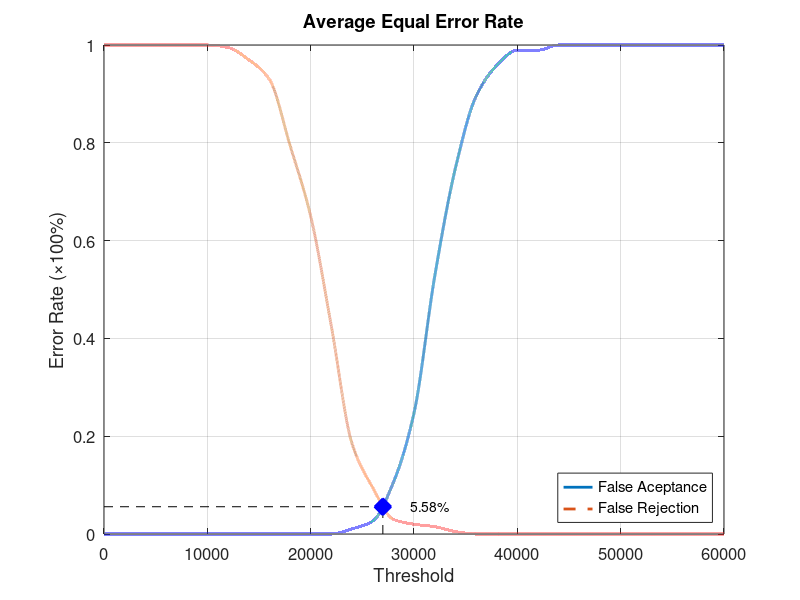
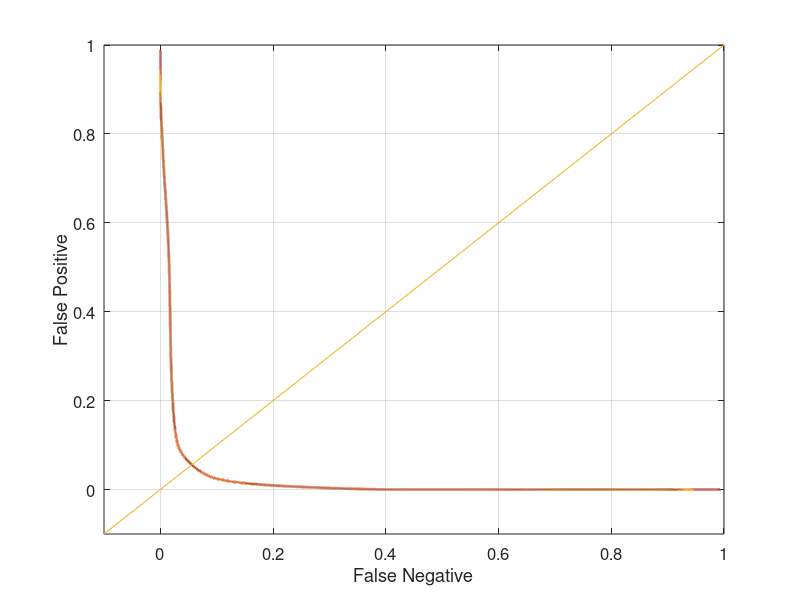

Source code (MATLAB) for these figures, in order:
function yEER = Database3_3
close all;
clear;
clc;
x = 0:2000:60000;
xq = 0:0.5:60000;

y0 = [0 0 0 0 0 0 0 0 0 0 0 0 0.0105263 0.0263158 0.105263 0.247368 0.526316 0.747368 0.894737 0.957895 0.989474 0.989474 1 1 1 1 1 1 1 1 1];
yy0 = interp1(x, y0, xq, 'pchip');
y1 = [1 1 1 1 1 1 0.995 0.97 0.93 0.795 0.65 0.425 0.185 0.095 0.03 0.02 0.015 0.005 0 0 0 0 0 0 0 0 0 0 0 0 0];
yy1 = interp1(x, y1, xq, 'pchip');

% Calculating EER: 
y2 = abs(y0 - y1);
find(y2 == min(y2))
yy2 = abs(yy0 - yy1);
xEER = find(yy2 == min(yy2));
xEERIndex = xq(xEER) % X-axis EER
yEER = yy0(xEER) % Y-axis EER

main = figure
plot(xq, yy0,'-','LineWidth', 2);	hold on
plot(xq, yy1,'--','LineWidth', 2);	hold on
plot([xEERIndex xEERIndex], [0 yEER], 'k--');	hold on
plot([0 xEERIndex], [yEER yEER], 'k--');	hold on
plot(xEERIndex, yEER, 'bx', 'LineWidth', 10);	hold on
text(xEERIndex + 10 * xEERIndex / 100, yEER, [num2str(round((10000 * yEER)) / 100) '%'])
legend('False Aceptance', 'False Rejection', 'Location', 'SouthEast')
xlabel('Threshold')
ylabel('Error Rate (\times100%)')
title('Average Equal Error Rate')
set(gca, 'FontSize', 12)
axis([0 60000 0 1])
grid on

print(main, 'Database3_3Main', '-dpng');
FNRxFPR = figure('Color', [1 1 1]);
plot(yy1, yy0, '-', yy1, yy0, 'LineWidth', 2);
hold on
y = -0.1:0.1:1
plot(y, y); 
set(gca, 'FontSize', 12)
xlabel('False Negative')
ylabel('False Positive')
axis([-0.1 1 -0.1 1])
set(gca, 'FontSize', 12)
grid on

print(FNRxFPR, 'Database3_3FNRxFPR','-dpng');
end
